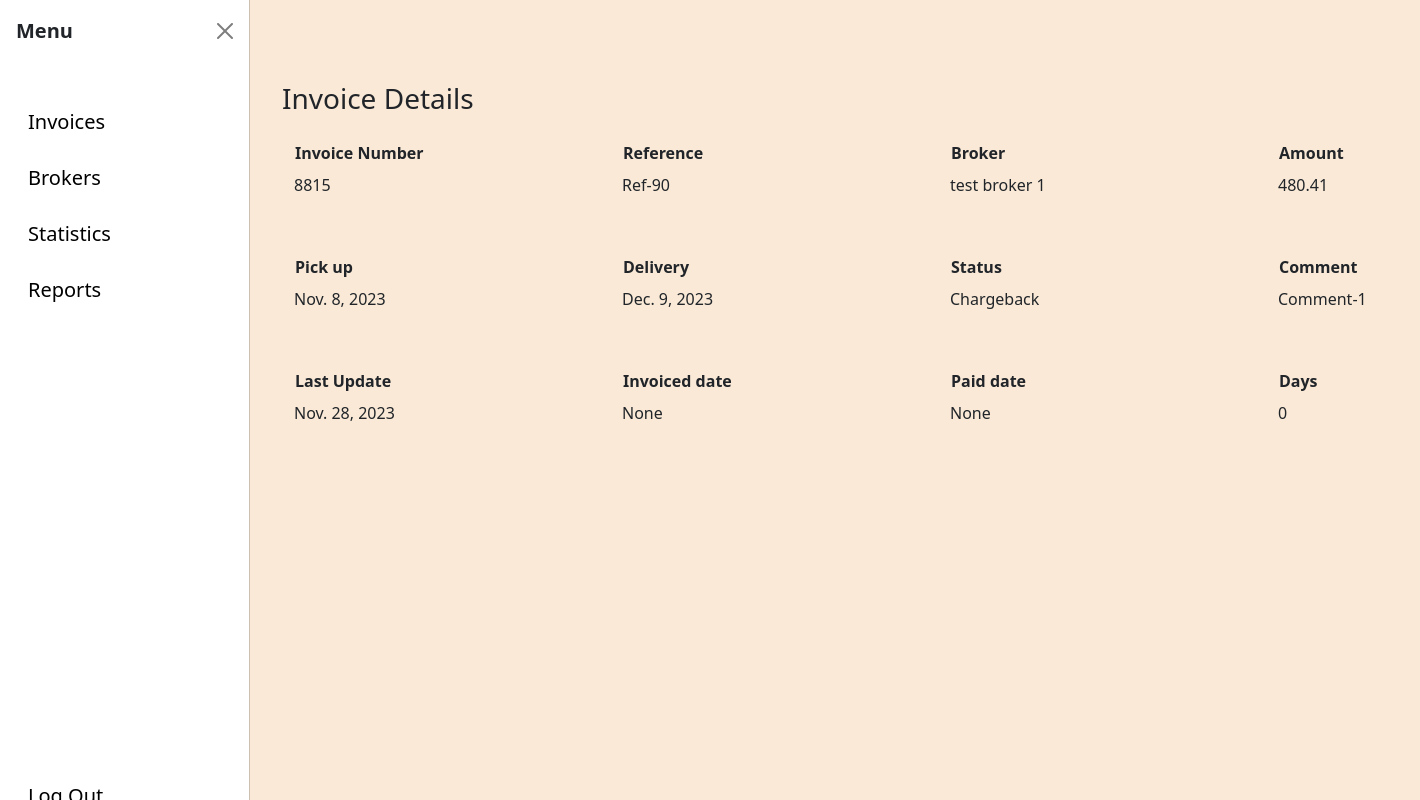
Before: /invoices/invoice-detail/96 with the older database file.
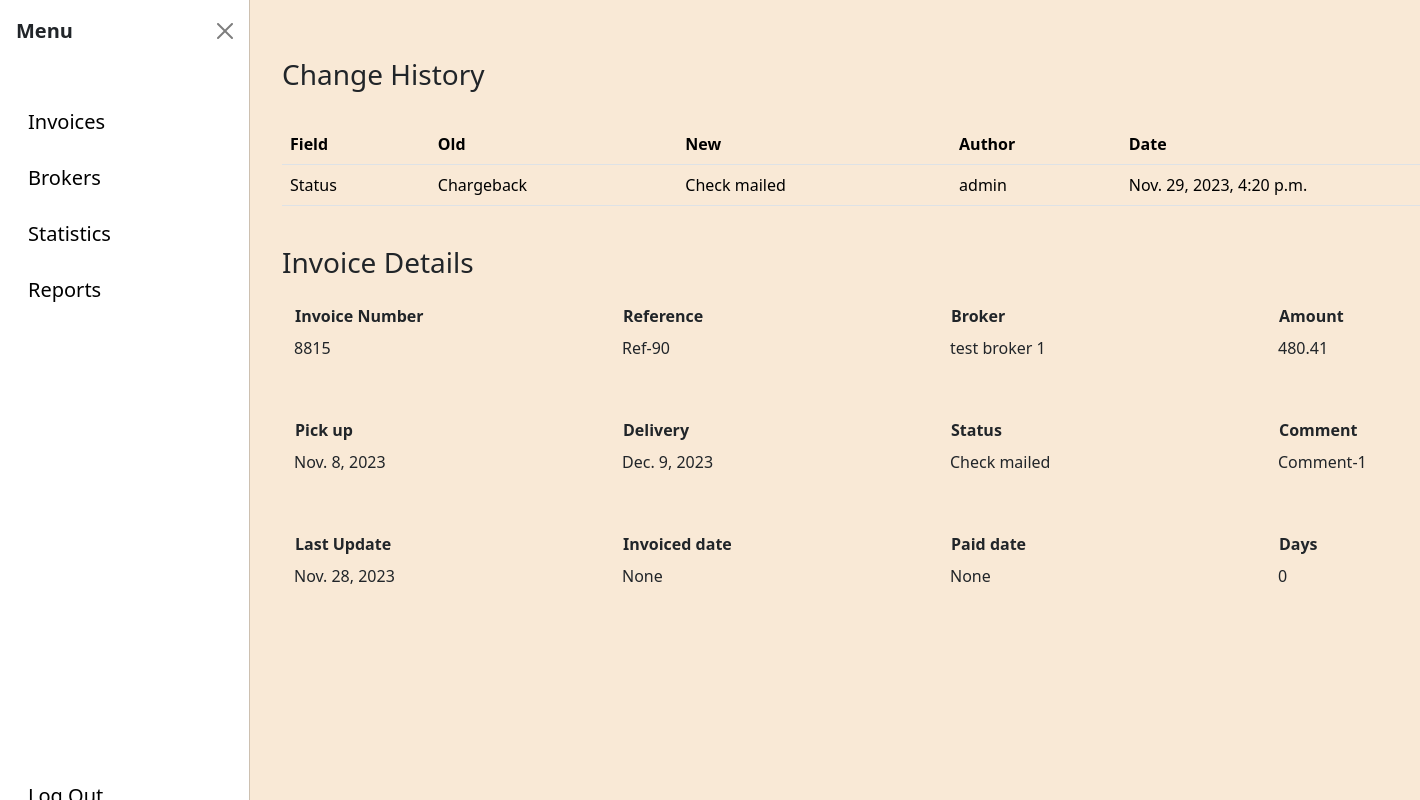
After: the same page with the newer database file.
### invoices/models.py (models this page shows, shortened)
class Invoice(models.Model):
    invoice_number = models.BigIntegerField()
    reference = models.CharField(max_length=250)
    broker = models.ForeignKey(Broker, on_delete=models.SET_NULL, null=True, blank=True)
    pick_up = models.DateField()
    delivery = models.DateField()
    amount = models.DecimalField(max_digits=10, decimal_places=2)
    status = models.ForeignKey(Status, on_delete=models.SET_NULL, null=True, blank=True)
    comment = models.CharField(max_length=255)
    last_update = models.DateField()
    invoiced_date = models.DateField(null=True, blank=True)
    paid_date = models.DateField(null=True, blank=True)
    days_since_invoiced = models.IntegerField(null=True, blank=True)

class Status(models.Model):
    name = models.CharField(max_length=250)

class InvoiceChangeHistory(models.Model):
    field = models.CharField(max_length=100)
    old = models.CharField(max_length=100)
    new = models.CharField(max_length=100)
    user = models.ForeignKey(User, on_delete=models.CASCADE)
    invoice = models.ForeignKey(Invoice, on_delete=models.CASCADE)
    date = models.DateTimeField(auto_now_add=True, null=True, blank=True)

### brokers/models.py (models this page shows, shortened)
class Broker(models.Model):
    company = models.CharField(max_length=150, null=False, blank=False)
    postal = models.BigIntegerField(null=False, blank=False)
    state = models.CharField(max_length=50, null=False, blank=False)
    status = models.ForeignKey(Status, on_delete=models.CASCADE, null=False, blank=False)
    mc_number = models.BigIntegerField(null=False, blank=False)
    city = models.CharField(max_length=100, null=False, blank=False)
    phone_number = models.CharField(max_length=20, null=False, blank=False)

### invoices/views.py (the view)
# urls.py: path('invoice-detail/<int:pk>', InvoiceDetailView.as_view(), name='invoice-detail'),
class InvoiceDetailView(View):
    def get(self, request, pk):
        invoice_instance = get_object_or_404(Invoice, pk=pk)
        history = InvoiceChangeHistory.objects.filter(invoice=invoice_instance).all()
        context = {
            "invoice": invoice_instance,
            "history": history,
        }
        return render(request, 'invoices/invoice_detail.html', context)

### invoices/templates/invoices/invoice_detail.html (shortened to what this page needs)
{% extends "base.html" %}
{% block content %}
<div class="container">
    {% if history %}
        <h3>Change History</h3> <br>
        <table class="table table-hover">
            <thead>
                <th>Field</th>
                <th>Old</th>
                <th>New</th>
                <th>Author</th>
                <th>Date</th>
            </thead>
            <tbody>
                {% for activity in history %}
                    <tr>
                        <td>{{ activity.field }}</td>
                        <td>{{ activity.old }}</td>
                        <td>{{ activity.new }}</td>
                        <td>{{ activity.user }}</td>
                        <td>{{ activity.date }}</td>
                    </tr>
                {% endfor %}
            </tbody>
        </table>
    {% endif %}
    <br>
    <h3>Invoice Details</h3>
<div class="invoice-items">
        <div class="form-floating mb-3">
            <label for="invoice_number"><b>Invoice Number</b></label><br>
            <input type="email" readonly class="form-control-plaintext" id="floatingPlaintextInput" placeholder="{{ invoice.invoice_number }}" value="{{ invoice.invoice_number }}">
        </div>
        <div class="form-floating mb-3">
            <label for="reference"><b>Reference</b></label><br>
            <input type="email" readonly class="form-control-plaintext" id="floatingPlaintextInput" placeholder="{{ invoice.reference }}" value="{{ invoice.reference }}">
        </div>
        <div class="form-floating mb-3">
            <label for="broker"><b>Broker</b></label><br>
            <input type="email" readonly class="form-control-plaintext" id="floatingPlaintextInput" placeholder="{{ invoice.broker.company }}" value="{{ invoice.broker.company }}">
        </div>
        <div class="form-floating mb-3">
            <label for="amount"><b>Amount</b></label><br>
            <input type="email" readonly class="form-control-plaintext" id="floatingPlaintextInput" placeholder="{{ invoice.amount }}" value="{{ invoice.amount }}">
        </div>
        <div class="form-floating mb-3">
            <label for="pick_up"><b>Pick up</b></label><br>
            <input type="email" readonly class="form-control-plaintext" id="floatingPlaintextInput" placeholder="{{ invoice.pick_up }}" value="{{ invoice.pick_up }}">
        </div>
        <div class="form-floating mb-3">
            <label for="delivery"><b>Delivery</b></label><br>
            <input type="email" readonly class="form-control-plaintext" id="floatingPlaintextInput" placeholder="{{ invoice.delivery }}" value="{{ invoice.delivery }}">
        </div>
        <div class="form-floating mb-3">
            <label for="status"><b>Status</b></label><br>
            <input type="email" readonly class="form-control-plaintext" id="floatingPlaintextInput" placeholder="{{ invoice.status.name }}" value="{{ invoice.status.name }}">
        </div>
        <div class="form-floating mb-3">
            <label for="comment"><b>Comment</b></label><br>
            <input type="email" readonly class="form-control-plaintext" id="floatingPlaintextInput" placeholder="{{ invoice.comment }}" value="{{ invoice.comment }}">
        </div>
        <div class="form-floating mb-3">
            <label for="last_update"><b>Last Update</b></label><br>
            <input type="email" readonly class="form-control-plaintext" id="floatingPlaintextInput" placeholder="{{ invoice.last_update }}" value="{{ invoice.last_update }}">
        </div>
        <div class="form-floating mb-3">
            <label for="invoiced_date"><b>Invoiced date</b></label><br>
            <input type="email" readonly class="form-control-plaintext" id="floatingPlaintextInput" placeholder="{{ invoice.invoiced_date }}" value="{{ invoice.invoiced_date }}">
        </div>
        <div class="form-floating mb-3">
            <label for="paid_date"><b>Paid date</b></label><br>
            <input type="email" readonly class="form-control-plaintext" id="floatingPlaintextInput" placeholder="{{ invoice.paid_date }}" value="{{ invoice.paid_date }}">
        </div>
        <div class="form-floating mb-3">
            <label for="days"><b>Days</b></label><br>
            <input type="email" readonly class="form-control-plaintext" id="floatingPlaintextInput" placeholder="{{ invoice.days_since_invoiced }}" value="{{ invoice.days_since_invoiced }}">
        </div>
</div>
</div>
{% endblock content %}

### templates/base.html (shortened to what this page needs)
{% load static %}
<!DOCTYPE html>
<html lang="en">
<head>
    <link href="https://cdn.jsdelivr.net/npm/bootstrap@5.3.2/dist/css/bootstrap.min.css" rel="stylesheet">
    <link rel="stylesheet" href="{% static 'main.css' %}">
</head>
<body>
    <button class="btn btn-primary navopener" type="button" data-bs-toggle="offcanvas" data-bs-target="#offcanvasScrolling" aria-controls="offcanvasScrolling">Menu</button>
    <div class="offcanvas offcanvas-start" data-bs-scroll="true" data-bs-backdrop="false" tabindex="-1" id="offcanvasScrolling" aria-labelledby="offcanvasScrollingLabel">
        <div class="offcanvas-header">
            <h5 class="offcanvas-title" id="offcanvasScrollingLabel"><b>Menu</b></h5>
            <button type="button" class="btn-close" data-bs-dismiss="offcanvas" aria-label="Close"></button>
        </div>
        <div class="offcanvas-body">
            <p>
                <nav class="navbar navbar-expand-lg bg-body-tertiary">
                    <div class="container-md">
                        <a class="navbar-brand" href="{% url 'invoices:invoices-list' %}">Invoices</a>
                    </div>
                </nav>
                <nav class="navbar navbar-expand-lg bg-body-tertiary">
                    <div class="container-md">
                        <a class="navbar-brand" href="{% url 'brokers:brokers-list' %}">Brokers</a>
                    </div>
                </nav>
                <nav class="navbar navbar-expand-lg bg-body-tertiary">
                    <div class="container-md">
                        <a class="navbar-brand" href="{% url 'brokers:brokers-list' %}">Statistics</a>
                    </div>
                </nav>
                <nav class="navbar navbar-expand-lg bg-body-tertiary">
                    <div class="container-md">
                        <a class="navbar-brand" href="{% url 'brokers:brokers-list' %}">Reports</a>
                    </div>
                </nav>
                <nav class="navbar navbar-expand-lg bg-body-tertiary bottomnav">
                    <div class="container-md">
                        <a class="navbar-brand" href="{% url 'brokers:brokers-list' %}">Log Out</a>
                    </div>
                </nav>
            </p>
        </div>
    </div>
    {% block content %}
    {% endblock content %}
</body>
</html>

### static/main.css (style rules this page uses)
.container { margin-left: auto; }
.container.offcanvas-open { margin-left: 270px; transition: margin-left 0.9s ease ; }
.offcanvas { max-width: 250px; }
.btn-primary { background-color: #8B4513; border: 1px #8B4513 solid; }
body { background-color: #f9e9d6; }
tbody, td, tfoot, th, thead, tr { background-color: transparent !important; }
.bottomnav { margin-top: 450px; }
.navopener { margin-top: 20px; margin-left: 20px; }
.navbar { background-color: transparent !important; }
.invoice-items { display: grid; grid-template-columns: repeat(4, 1fr); gap: 16px; }

Changed rows visible on the page:
added InvoiceChangeHistory: field "Status", old "Chargeback", new "Check mailed", user "admin", date "Nov. 29, 2023, 4:20 p.m."
changed Invoice "Ref-90": status.name "Chargeback" → "Check mailed"
Other visible differences:
text now shown: "Change History Field Old New Author Date"
